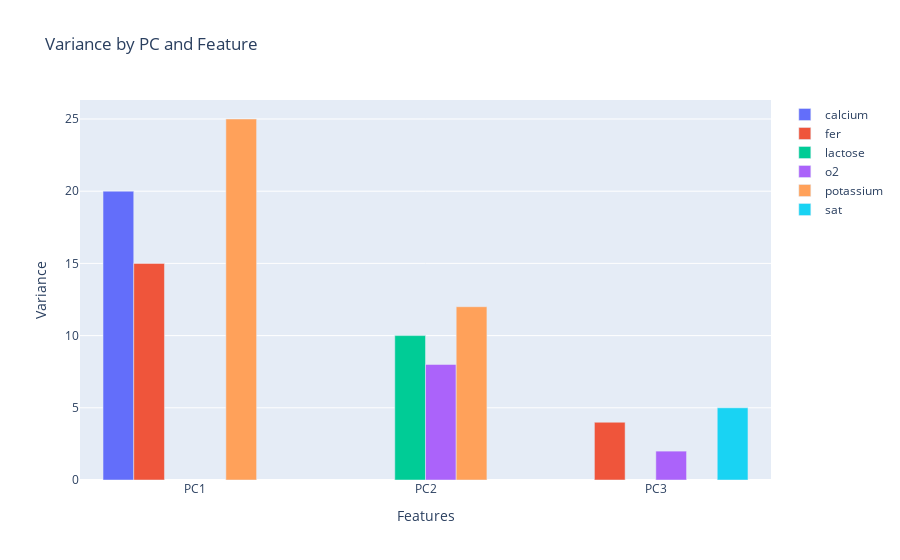

Notebook source saved alongside this figure:
### Code cell
import plotly.graph_objects as go

# Sample DataFrame
df = pd.DataFrame({
    'Features': ['potassium', 'calcium', 'fer', 'potassium', 'lactose', 'o2', 'sat', 'fer', 'o2'],
    'PCs': ['PC1', 'PC1', 'PC1', 'PC2', 'PC2', 'PC2', 'PC3', 'PC3', 'PC3'],
    'Variance': [25, 20, 15, 12, 10, 8, 5, 4, 2]
})

# Group the DataFrame by 'PCs' and 'Features' and calculate the sum of 'Variance'
grouped = df.groupby(['PCs', 'Features'])['Variance'].sum().unstack()

# Create a bar chart for each 'PCs' value
fig = go.Figure()

for pc in grouped.columns:
    fig.add_trace(go.Bar(x=grouped.index, y=grouped[pc], name=pc))

fig.update_layout(
    title='Variance by PC and Feature',
    xaxis_title='Features',
    yaxis_title='Variance',
    barmode='group'  # This groups the bars for each 'PCs' value
)

fig.show()

### Figure 1 — Plotly figure (JSON) as saved in the notebook; plotly's stock layout.template omitted (floating-point values rounded to 4 significant figures)
{"data": [{"name": "calcium", "type": "bar", "x": ["PC1", "PC2", "PC3"], "y": [20, null, null]}, {"name": "fer", "type": "bar", "x": ["PC1", "PC2", "PC3"], "y": [15, null, 4]}, {"name": "lactose", "type": "bar", "x": ["PC1", "PC2", "PC3"], "y": [null, 10, null]}, {"name": "o2", "type": "bar", "x": ["PC1", "PC2", "PC3"], "y": [null, 8, 2]}, {"name": "potassium", "type": "bar", "x": ["PC1", "PC2", "PC3"], "y": [25, 12, null]}, {"name": "sat", "type": "bar", "x": ["PC1", "PC2", "PC3"], "y": [null, null, 5]}], "layout": {"barmode": "group", "title": {"text": "Variance by PC and Feature"}, "xaxis": {"title": {"text": "Features"}}, "yaxis": {"title": {"text": "Variance"}}}}
